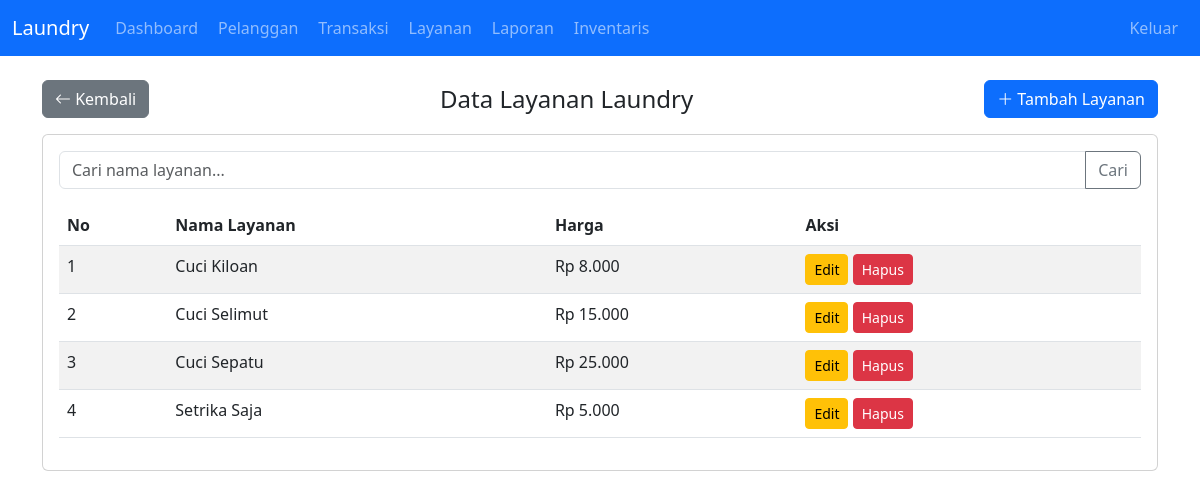
Screenshot of /layanan.php (signed in) with the database file from the repository.
### tables this page shows
CREATE TABLE `layanan` (
  `id` int(11) NOT NULL,
  `nama_layanan` varchar(100) NOT NULL,
  `harga` decimal(10,2) NOT NULL
);

### layanan.php (the view, shortened to what this page needs)
<?php
include 'koneksi.php';
$search = isset($_GET['search']) ? $_GET['search'] : '';
$where = '';
$q = mysqli_query($conn, "SELECT * FROM layanan $where ORDER BY nama_layanan");
?>
<!DOCTYPE html>
<html>
<head>
    <link rel="stylesheet" href="https://cdn.jsdelivr.net/npm/bootstrap@5.3.0/dist/css/bootstrap.min.css">
</head>
<body>
<?php include 'navbar.php'; ?>
<div class="container mt-4">
    <div class="d-flex justify-content-between align-items-center mb-3">
        <a href="dashboard.php" class="btn btn-secondary">
            <i class="bi bi-arrow-left"></i> Kembali
        </a>
        <h4 class="mb-0">Data Layanan Laundry</h4>
        <button class="btn btn-primary" data-bs-toggle="modal" data-bs-target="#modalLayanan">
            <i class="bi bi-plus-lg"></i> Tambah Layanan
        </button>
    </div>
    <div class="card">
        <div class="card-body">
            <form method="get" class="mb-3">
                <div class="input-group">
                    <input type="text" name="search" class="form-control" placeholder="Cari nama layanan..." value="<?php echo $search; ?>">
                    <button class="btn btn-outline-secondary" type="submit">Cari</button>
                </div>
            </form>
            <div class="table-responsive">
                <table class="table table-striped">
                    <thead>
                        <tr>
                            <th>No</th>
                            <th>Nama Layanan</th>
                            <th>Harga</th>
                            <th>Aksi</th>
                        </tr>
                    </thead>
                    <tbody>
                        <?php
                        $no = 1;
                        while ($row = mysqli_fetch_assoc($q)):
                        ?>
                        <tr>
                            <td><?php echo $no++; ?></td>
                            <td><?php echo $row['nama_layanan']; ?></td>
                            <td>Rp <?php echo number_format($row['harga'], 0, ',', '.'); ?></td>
                            <td>
                                <button class="btn btn-sm btn-warning" onclick="editLayanan(<?php echo $row['id']; ?>, '<?php echo $row['nama_layanan']; ?>', <?php echo $row['harga']; ?>)">
                                    Edit
                                </button>
                                <a href="?hapus=<?php echo $row['id']; ?>" class="btn btn-sm btn-danger" onclick="return confirm('Yakin hapus layanan ini?')">
                                    Hapus
                                </a>
                            </td>
                        </tr>
                        <?php endwhile; ?>
                    </tbody>
                </table>
            </div>
        </div>
    </div>
</div>
</body>
</html>

### rows the page displays
layanan: nama_layanan "Cuci Kiloan", harga "8.000"
layanan: nama_layanan "Cuci Selimut", harga "15.000"
layanan: nama_layanan "Cuci Sepatu", harga "25.000"
layanan: nama_layanan "Setrika Saja", harga "5.000"
